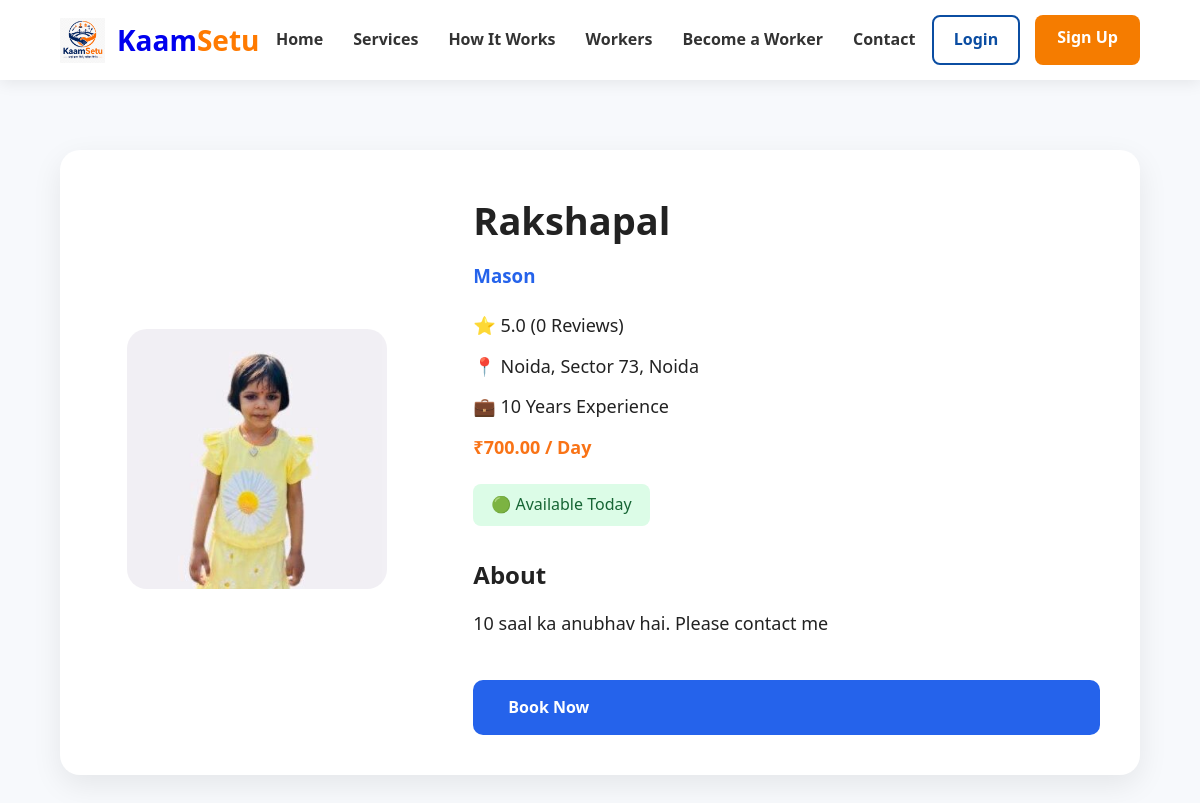
Page /workers/1/ on the committed database.
### workers/models.py (models this page shows, shortened)
class Worker(models.Model):
    user = models.OneToOneField(
        User,
        on_delete=models.CASCADE,
        null=True,
        blank=True,
        related_name="worker_profile"
    )
    PROFESSION_CHOICES = [
        ("Plumber", "Plumber"),
        ("Electrician", "Electrician"),
        ("Carpenter", "Carpenter"),
        ("Painter", "Painter"),
        ("Mason", "Mason"),
        ("Welder", "Welder"),
        ("Cleaner", "Cleaner"),
        ("Driver", "Driver"),
        ("Other", "Other"),
    ]
    name = models.CharField(max_length=100)
    mobile = models.CharField(max_length=15)
    profession = models.CharField(max_length=30, choices=PROFESSION_CHOICES)
    experience = models.PositiveIntegerField(help_text="Experience in years")
    city = models.CharField(max_length=100)
    area = models.CharField(max_length=100)
    daily_wage = models.DecimalField(max_digits=8, decimal_places=2)
    about = models.TextField(blank=True)
    available = models.BooleanField(default=True)
    profile_photo = models.ImageField(upload_to="workers/", blank=True, null=True)
    rating = models.DecimalField(max_digits=2, decimal_places=1, default=5.0)
    reviews = models.PositiveIntegerField(default=0)
    vverified = models.BooleanField(default=False)

### workers/views.py (the view)
def worker_detail(request, worker_id):
    worker = get_object_or_404(Worker, id=worker_id)
    is_worker = False
    if request.user.is_authenticated:
        is_worker = hasattr(request.user, "worker_profile")
    print("User:", request.user.username if request.user.is_authenticated else "Guest")
    print("is_worker:", is_worker)
    return render(
        request,
        "worker_detail.html",
        {
            "worker": worker,
            "is_worker": is_worker,
        }
    )

### templates/worker_detail.html (shortened to what this page needs)
{% extends "base.html" %}
{% load static %}
{% block content %}
{% include "components/navbar.html" %}
<section class="worker-profile">
    <div class="container">
        <div class="profile-card">
            <div class="profile-image">
                {% if worker.profile_photo %}
                    <img src="{{ worker.profile_photo.url }}" alt="{{ worker.name }}">
                {% else %}
                    <img src="https://via.placeholder.com/250" alt="">
                {% endif %}
            </div>
            <div class="profile-info">
                <h1>
                    {{ worker.name }}
                </h1>
                <h3>{{ worker.profession }}</h3>
                <p>⭐ {{ worker.rating }} ({{ worker.reviews }} Reviews)</p>
                <p>📍 {{ worker.city }}, {{ worker.area }}</p>
                <p>💼 {{ worker.experience }} Years Experience</p>
                <p class="price">
                    ₹{{ worker.daily_wage }} / Day
                </p>
                {% if worker.available %}
                    <span class="available">
                        🟢 Available Today
                    </span>
                {% else %}
                    <span class="busy">
                        🔴 Not Available
                    </span>
                {% endif %}
                <div class="about">
                    <h2>About</h2>
                    <p>
                        {% if worker.about %}
                            {{ worker.about }}
                        {% else %}
                            Experienced worker with quality service.
                        {% endif %}
                    </p>
                </div>
                {% if not is_worker %}
                <a href="{% url 'book_worker' worker.id %}" class="book-btn">
                    Book Now
                </a>
                {% endif %}
            </div>
        </div>
    </div>
</section>
{% endblock %}

### static/css/style.css (style rules this page uses)
* { margin:0; padding:0; box-sizing:border-box; }
body { font-family: "Segoe UI",sans-serif; background:#f8fafc; color:#222; line-height:1.6; }
.container { width:90%; max-width:1200px; margin:auto; }
.book-btn { display:inline-block; width:100%; padding:13px; background:#0B4DA2; color:#fff; text-decoration:none; border-radius:10px; font-weight:600; transition:.3s; }
.btn-primary, .btn-secondary, .btn-login, .btn-signup, .book-btn { transition:all .3s ease; }
html { scroll-behavior:smooth; }
.worker-profile { padding:70px 0; background:#f7f9fc; }
.profile-card { display:flex; gap:60px; background:#fff; border-radius:20px; padding:40px; box-shadow:0 10px 30px rgba(0,0,0,.08); align-items:center; flex-wrap:wrap; }
.profile-image { flex:1; text-align:center; }
.profile-image img { width:260px; height:260px; border-radius:20px; object-fit:cover; }
.profile-info { flex:2; }
.profile-info h1 { font-size:38px; margin-bottom:10px; }
.profile-info h3 { color:#2563eb; margin-bottom:20px; }
.profile-info p { margin:12px 0; font-size:18px; }
.price { color:#f97316; font-size:32px; font-weight:bold; }
.available { display:inline-block; background:#dcfce7; color:#166534; padding:8px 18px; border-radius:8px; margin-top:10px; }
.about { margin-top:30px; }
.about h2 { margin-bottom:15px; }
.book-btn { display:inline-block; margin-top:30px; padding:15px 35px; background:#2563eb; color:white; text-decoration:none; border-radius:10px; font-weight:bold; }

### rows in the picture
Worker: profile_photo (picture), name "Rakshapal", profession "Mason", rating "5.0", reviews "0", city "Noida", area "Sector 73, Noida", experience "10", daily_wage "700.00", about "10 saal ka anubhav hai. Please contact me"
